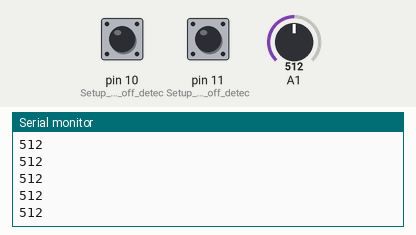
Simulated run of this sketch. Board: Arduino Uno, built with avr-gcc and run on an emulated ATmega328P. Parts: the last lines printed to the serial monitor. The test bench sets the inputs (shaded band); at power-on: A1 = 512, pin 10 (Setup_for_leads_off_detec) LOW, pin 11 (Setup_for_leads_off_detec) LOW.

Above: at 1.2 s.
1.3 s: A1 set to 716
At 2.3 s:
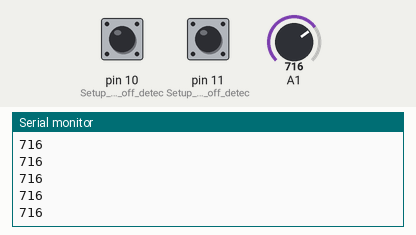
2.8 s: pin 10 (Setup_for_leads_off_detec) pulled HIGH for 0.15 s
4.4 s: A1 set to 900
At 5.3 s:
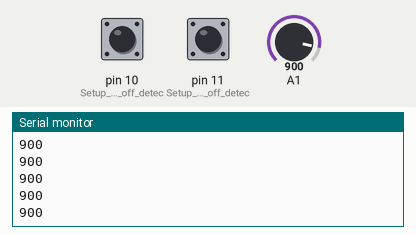
5.9 s: pin 11 (Setup_for_leads_off_detec) pulled HIGH for 0.15 s
7.5 s: pin 10 (Setup_for_leads_off_detec) pulled HIGH for 0.15 s
9.1 s: pin 11 (Setup_for_leads_off_detec) pulled HIGH for 0.15 s
Timing chart, 0 to 11.7 s (numbered marks = the images above; inputs shaded):
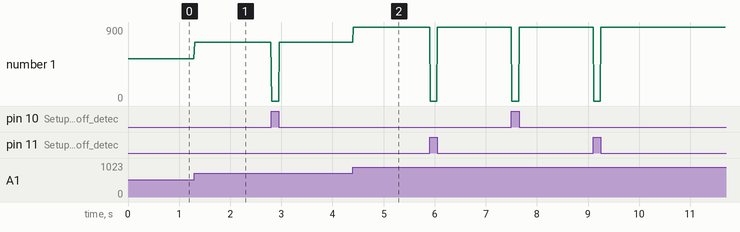

Measured:
- after the input at 1.3 s, the serial monitor: prints a new line at once (image 1)
- after the input at 4.4 s, the serial monitor: prints a new line at once (image 2)
- plotted number 1: 512 → 716 after the input at 1.3 s, 716 → 900 after the input at 4.4 s

The sketch:

AD82CONPYTHONYELECTRODOS_bluetooth.ino
```cpp
#include <SoftwareSerial.h>

SoftwareSerial bluetooth(0, 1); // RX, TX

void setup() {
  // Inicializar la comunicación serial con el módulo Bluetooth:
  bluetooth.begin(38400);
  Serial.begin(9600);
  pinMode(10, INPUT); // Setup for leads off detection LO +
  pinMode(11, INPUT); // Setup for leads off detection LO -

}

void loop() {

  if((digitalRead(10) == 1)||(digitalRead(11) == 1)){
    Serial.println('0');
    bluetooth.println('0');

  }
  else{
    // send the value of analog input 0:
      Serial.println(analogRead(A1));
      bluetooth.println(analogRead(A1));

  }
  //Wait for a bit to keep serial data from saturating
  delay(10);
}
```
